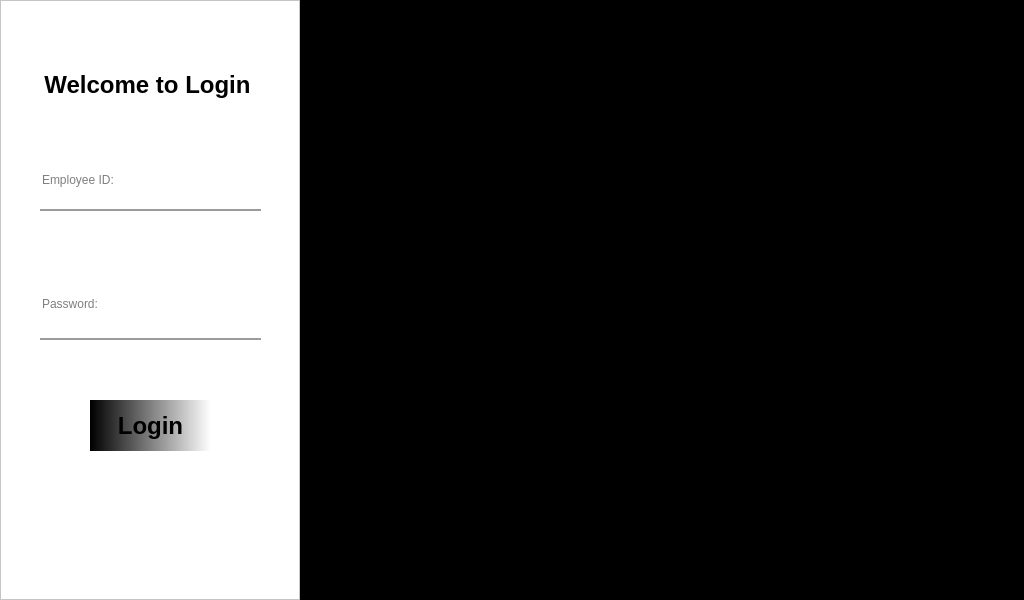
<?xml version="1.0" encoding="UTF-8"?>
<ui version="4.0">
 <class>Login_Window</class>
 <widget class="QMainWindow" name="Login_Window">
  <property name="geometry">
   <rect>
    <x>0</x>
    <y>0</y>
    <width>1024</width>
    <height>600</height>
   </rect>
  </property>
  <property name="maximumSize">
   <size>
    <width>1024</width>
    <height>600</height>
   </size>
  </property>
  <property name="windowTitle">
   <string>MainWindow</string>
  </property>
  <widget class="QWidget" name="centralwidget">
   <property name="maximumSize">
    <size>
     <width>1024</width>
     <height>600</height>
    </size>
   </property>
   <layout class="QHBoxLayout" name="horizontalLayout_2">
    <property name="spacing">
     <number>0</number>
    </property>
    <property name="leftMargin">
     <number>0</number>
    </property>
    <property name="topMargin">
     <number>0</number>
    </property>
    <property name="rightMargin">
     <number>0</number>
    </property>
    <property name="bottomMargin">
     <number>0</number>
    </property>
    <item>
     <widget class="QFrame" name="login_menu">
      <property name="maximumSize">
       <size>
        <width>300</width>
        <height>16777215</height>
       </size>
      </property>
      <property name="styleSheet">
       <string notr="true">QFrame {
	background-color: rgb(255, 255, 255);
}</string>
      </property>
      <property name="frameShape">
       <enum>QFrame::StyledPanel</enum>
      </property>
      <property name="frameShadow">
       <enum>QFrame::Raised</enum>
      </property>
      <widget class="QLabel" name="Titl_welcome">
       <property name="geometry">
        <rect>
         <x>17</x>
         <y>70</y>
         <width>261</width>
         <height>29</height>
        </rect>
       </property>
       <property name="maximumSize">
        <size>
         <width>16777215</width>
         <height>40</height>
        </size>
       </property>
       <property name="font">
        <font>
         <family>.AppleSystemUIFont</family>
         <pointsize>18</pointsize>
         <weight>75</weight>
         <bold>true</bold>
        </font>
       </property>
       <property name="text">
        <string>Welcome to Login</string>
       </property>
       <property name="alignment">
        <set>Qt::AlignCenter</set>
       </property>
      </widget>
      <widget class="QLineEdit" name="Password">
       <property name="geometry">
        <rect>
         <x>40</x>
         <y>270</y>
         <width>221</width>
         <height>70</height>
        </rect>
       </property>
       <property name="maximumSize">
        <size>
         <width>260</width>
         <height>70</height>
        </size>
       </property>
       <property name="styleSheet">
        <string notr="true">QLineEdit {
	border:none;
	border-bottom:2px solid rgba(0,0,0,100);
	background-color: rgba(0,0,0,0);
}</string>
       </property>
       <property name="echoMode">
        <enum>QLineEdit::Password</enum>
       </property>
       <property name="placeholderText">
        <string>Password:</string>
       </property>
      </widget>
      <widget class="QPushButton" name="Login_Button">
       <property name="geometry">
        <rect>
         <x>90</x>
         <y>400</y>
         <width>121</width>
         <height>51</height>
        </rect>
       </property>
       <property name="maximumSize">
        <size>
         <width>160</width>
         <height>60</height>
        </size>
       </property>
       <property name="font">
        <font>
         <family>.AppleSystemUIFont</family>
         <pointsize>18</pointsize>
         <weight>75</weight>
         <bold>true</bold>
        </font>
       </property>
       <property name="styleSheet">
        <string notr="true">QPushButton {
	background-color: qlineargradient(spread:pad, x1:0, y1:0, x2:1, y2:0, stop:0 rgba(0, 0, 0, 255), stop:1 rgba(255, 255, 255, 255));
	color: rgb(0, 0, 0);
	border:none;
}
QPushButton:pressed{
	padding-left:5px;
	padding-top:5px;
}</string>
       </property>
       <property name="text">
        <string>Login</string>
       </property>
      </widget>
      <widget class="QLineEdit" name="UserID">
       <property name="geometry">
        <rect>
         <x>40</x>
         <y>150</y>
         <width>221</width>
         <height>61</height>
        </rect>
       </property>
       <property name="maximumSize">
        <size>
         <width>260</width>
         <height>70</height>
        </size>
       </property>
       <property name="styleSheet">
        <string notr="true">QLineEdit {
	border:none;
	border-bottom:2px solid rgba(0,0,0,100);
	background-color: rgba(0,0,0,0);
}</string>
       </property>
       <property name="text">
        <string/>
       </property>
       <property name="placeholderText">
        <string>Employee ID:</string>
       </property>
      </widget>
     </widget>
    </item>
    <item>
     <widget class="QFrame" name="login_content">
      <property name="styleSheet">
       <string notr="true">QFrame {
	border-image: url(:/images/images/Logo-Padded.png);
	background-color: rgb(0, 0, 0);
}</string>
      </property>
      <property name="frameShape">
       <enum>QFrame::StyledPanel</enum>
      </property>
      <property name="frameShadow">
       <enum>QFrame::Raised</enum>
      </property>
      <widget class="QWidget" name="layoutWidget">
       <property name="geometry">
        <rect>
         <x>610</x>
         <y>20</y>
         <width>62</width>
         <height>22</height>
        </rect>
       </property>
       <layout class="QHBoxLayout" name="horizontalLayout_3">
        <item>
         <widget class="QPushButton" name="pushButton_2">
          <property name="styleSheet">
           <string notr="true">QPushButton{
	border:none;
}
QPushButton:hover{
	padding-bottom:5px;
}</string>
          </property>
          <property name="text">
           <string/>
          </property>
          <property name="icon">
           <iconset resource="resource.qrc">
            <normaloff>:/icons/icons/Minus-256.png</normaloff>:/icons/icons/Minus-256.png</iconset>
          </property>
          <property name="iconSize">
           <size>
            <width>20</width>
            <height>20</height>
           </size>
          </property>
         </widget>
        </item>
        <item>
         <widget class="QPushButton" name="pushButton_3">
          <property name="styleSheet">
           <string notr="true">QPushButton{
	border:none;
}
QPushButton:hover{
	padding-bottom:5px;
}</string>
          </property>
          <property name="text">
           <string/>
          </property>
          <property name="icon">
           <iconset resource="resource.qrc">
            <normaloff>:/icons/icons/Close-256.png</normaloff>:/icons/icons/Close-256.png</iconset>
          </property>
          <property name="iconSize">
           <size>
            <width>20</width>
            <height>20</height>
           </size>
          </property>
         </widget>
        </item>
       </layout>
      </widget>
     </widget>
    </item>
   </layout>
  </widget>
 </widget>
 <resources>
  <include location="resource.qrc"/>
 </resources>
 <connections>
  <connection>
   <sender>pushButton_2</sender>
   <signal>clicked()</signal>
   <receiver>Login_Window</receiver>
   <slot>showMinimized()</slot>
   <hints>
    <hint type="sourcelabel">
     <x>869</x>
     <y>18</y>
    </hint>
    <hint type="destinationlabel">
     <x>865</x>
     <y>-84</y>
    </hint>
   </hints>
  </connection>
  <connection>
   <sender>pushButton_3</sender>
   <signal>clicked()</signal>
   <receiver>Login_Window</receiver>
   <slot>close()</slot>
   <hints>
    <hint type="sourcelabel">
     <x>919</x>
     <y>19</y>
    </hint>
    <hint type="destinationlabel">
     <x>906</x>
     <y>-47</y>
    </hint>
   </hints>
  </connection>
 </connections>
</ui>
